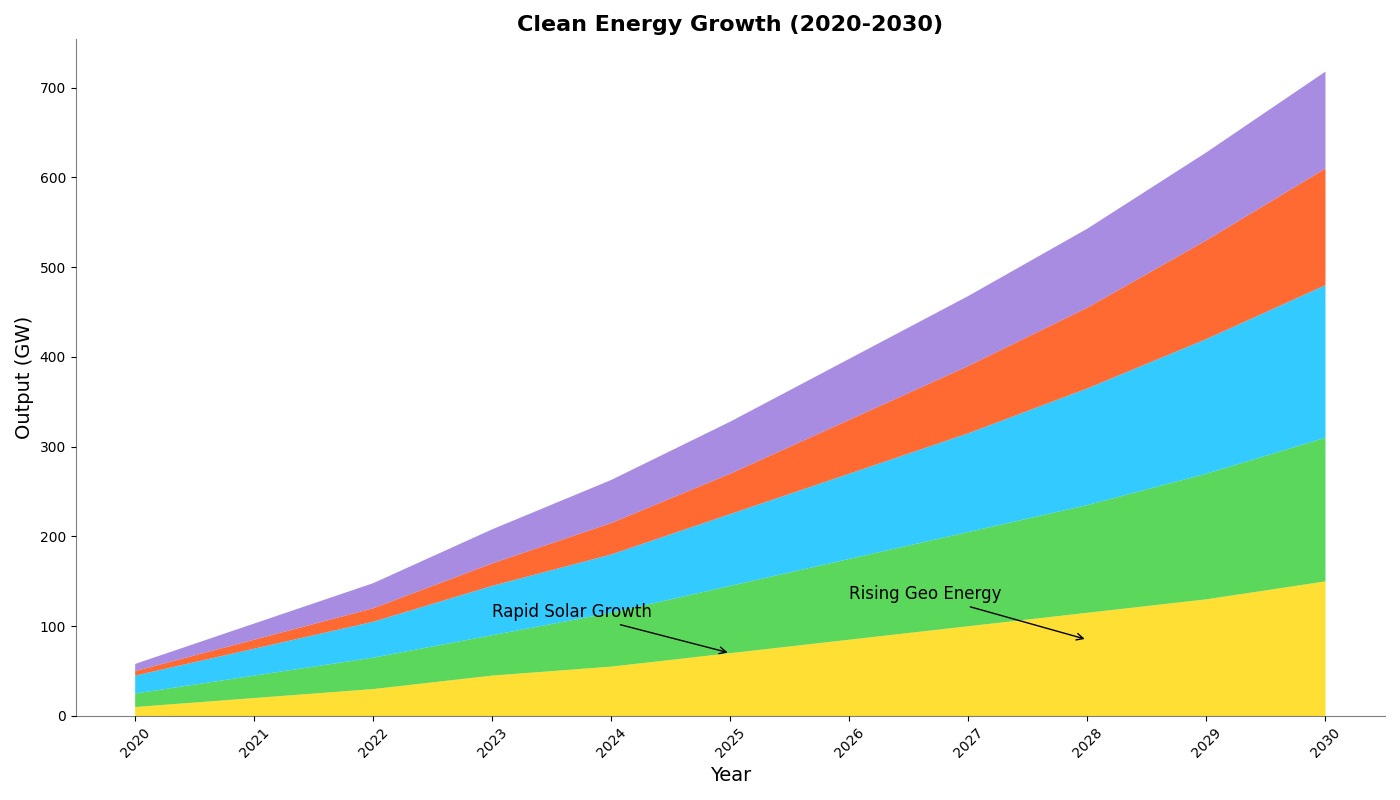

Here is the Python script that generated this plot:
import matplotlib.pyplot as plt
import numpy as np

years = np.arange(2020, 2031)

solar_energy = [10, 20, 30, 45, 55, 70, 85, 100, 115, 130, 150]
wind_energy = [15, 25, 35, 45, 60, 75, 90, 105, 120, 140, 160]
hydro_energy = [20, 30, 40, 55, 65, 80, 95, 110, 130, 150, 170]
geothermal_energy = [5, 10, 15, 25, 35, 45, 60, 75, 90, 110, 130]
bioenergy = [8, 18, 28, 38, 48, 58, 68, 78, 88, 98, 108]

color_palette = ['#FFD700', '#32CD32', '#00BFFF', '#FF4500', '#9370DB']

fig, ax = plt.subplots(figsize=(14, 8))

ax.stackplot(years, solar_energy, wind_energy, hydro_energy, geothermal_energy, bioenergy, 
             colors=color_palette, alpha=0.8)

ax.set_title('Clean Energy Growth (2020-2030)', fontsize=16, fontweight='bold', ha='center')
ax.set_xlabel('Year', fontsize=14)
ax.set_ylabel('Output (GW)', fontsize=14)

ax.set_xticks(years)
ax.set_xticklabels(years, rotation=45)

# Removed the legend
# Removed the grid
ax.spines['top'].set_visible(False)
ax.spines['right'].set_visible(False)
ax.spines['left'].set_alpha(0.5)
ax.spines['bottom'].set_alpha(0.5)

ax.annotate('Rapid Solar Growth', xy=(2025, 70), xytext=(2023, 110),
            arrowprops=dict(facecolor='black', arrowstyle='->'),
            fontsize=12, color='black')

ax.annotate('Rising Geo Energy', xy=(2028, 85), xytext=(2026, 130),
            arrowprops=dict(facecolor='black', arrowstyle='->'),
            fontsize=12, color='black')

plt.tight_layout()
plt.show()
